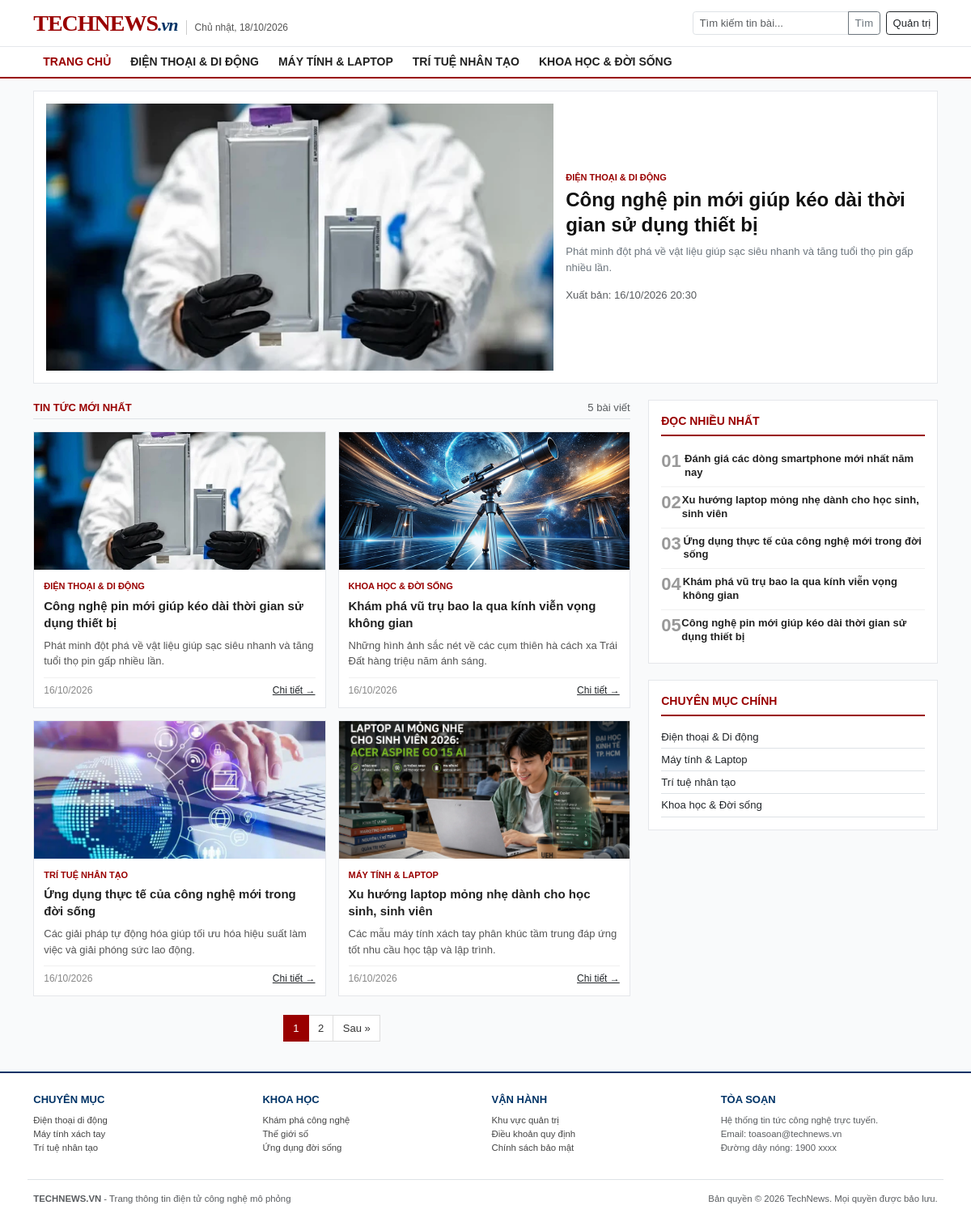
The page / on the database its author committed.
### tables this page shows
CREATE TABLE `categories` (
  `id` int(11) NOT NULL,
  `name` varchar(100) NOT NULL
);

CREATE TABLE `posts` (
  `id` int(11) NOT NULL,
  `category_id` int(11) NOT NULL,
  `title` varchar(255) NOT NULL,
  `summary` text NOT NULL,
  `content` longtext NOT NULL,
  `image` varchar(255) NOT NULL DEFAULT 'default.jpg',
  `created_at` datetime NOT NULL DEFAULT current_timestamp()
);

### index.php (the view, shortened to what this page needs)
<?php
require_once 'db.php';
$weekday_map = ['Chủ nhật', 'Thứ hai', 'Thứ ba', 'Thứ tư', 'Thứ năm', 'Thứ sáu', 'Thứ bảy'];
$today_text = $weekday_map[date('w')] . ', ' . date('d/m/Y');
$search = isset($_GET['search']) ? trim($_GET['search']) : '';
$cat_id = isset($_GET['cat_id']) ? (int)$_GET['cat_id'] : 0;
$where_clause = "";
$limit = 4;
$page = isset($_GET['page']) ? (int)$_GET['page'] : 1;
$sql_count = "SELECT COUNT(*) AS total FROM posts $where_clause";
$res_count = mysqli_query($conn, $sql_count);
$row_count = mysqli_fetch_assoc($res_count);
$total_records = $row_count['total'] ?? 0;
$total_pages = ceil($total_records / $limit);
$offset = ($page - 1) * $limit;
$sql_posts = "SELECT posts.*, categories.name AS cat_name
              FROM posts
              JOIN categories ON posts.category_id = categories.id
              $where_clause
              ORDER BY posts.id DESC
              LIMIT $offset, $limit";
$res_posts = mysqli_query($conn, $sql_posts);
$featured_post = null;
if (empty($search) && $cat_id == 0 && $page == 1) {
    $res_lead = mysqli_query($conn, "SELECT posts.*, categories.name AS cat_name
                                    FROM posts
                                    JOIN categories ON posts.category_id = categories.id
                                    ORDER BY posts.id DESC LIMIT 1");
    $featured_post = mysqli_fetch_assoc($res_lead);
}
$res_cats = mysqli_query($conn, "SELECT * FROM categories ORDER BY id ASC");
$all_cats = [];
if ($res_cats) {
    while ($c = mysqli_fetch_assoc($res_cats)) {
        $all_cats[] = $c;
    }
}
$res_popular = mysqli_query($conn, "SELECT id, title, created_at FROM posts ORDER BY id ASC LIMIT 5");
?>
<!DOCTYPE html>
<html lang="vi">
<head>
    <link href="https://cdn.jsdelivr.net/npm/bootstrap@5.3.0/dist/css/bootstrap.min.css" rel="stylesheet">
    <link href="css/style.css" rel="stylesheet">
</head>
<body>
    <div class="main-wrapper">
        <header class="site-header py-2">
            <div class="container d-flex justify-content-between align-items-center">
                <div class="d-flex align-items-baseline">
                    <a href="index.php" class="site-logo">TECHNEWS<span>.vn</span></a>
                    <span class="site-date d-none d-md-inline"><?= $today_text ?></span>
                </div>
                <div class="d-flex align-items-center gap-2">
                    <form action="index.php" method="GET" class="d-flex">
                        <div class="input-group input-group-sm">
                            <input type="text" name="search" class="form-control" placeholder="Tìm kiếm tin bài..." value="<?= htmlspecialchars($search) ?>">
                            <button class="btn btn-outline-secondary" type="submit">Tìm</button>
                        </div>
                    </form>
                    <a href="login.php" class="btn btn-sm btn-outline-dark">Quản trị</a>
                </div>
            </div>
        </header>
        <nav class="category-navbar mb-3">
            <div class="container">
                <ul class="nav">
                    <li class="nav-item">
                        <a class="nav-link <?= ($cat_id == 0) ? 'active' : '' ?>" href="index.php">Trang chủ</a>
                    </li>
                    <?php foreach ($all_cats as $cat): ?>
                        <li class="nav-item">
                            <a class="nav-link <?= ($cat_id == $cat['id']) ? 'active' : '' ?>"
                               href="index.php?cat_id=<?= $cat['id'] ?>"><?= htmlspecialchars($cat['name']) ?></a>
                        </li>
                    <?php endforeach; ?>
                </ul>
            </div>
        </nav>
        <div class="container mb-4">
            <?php if ($featured_post): ?>
                <div class="lead-article">
                    <div class="row g-3">
                        <div class="col-lg-7">
                            <img src="uploads/<?= !empty($featured_post['image']) ? $featured_post['image'] : 'default.jpg' ?>"
                                 class="lead-img" alt="Tiêu điểm" onerror="this.src='uploads/default.jpg'">
                        </div>
                        <div class="col-lg-5 d-flex flex-column justify-content-center">
                            <div class="article-category mb-1"><?= htmlspecialchars($featured_post['cat_name']) ?></div>
                            <h2 class="lead-article-title mb-2">
                                <a href="detail.php?id=<?= $featured_post['id'] ?>">
                                    <?= htmlspecialchars($featured_post['title']) ?>
                                </a>
                            </h2>
                            <p class="text-secondary small mb-3"><?= htmlspecialchars($featured_post['summary']) ?></p>
                            <div class="small text-muted">
                                Xuất bản: <?= date('d/m/Y H:i', strtotime($featured_post['created_at'])) ?>
                            </div>
                        </div>
                    </div>
                </div>
            <?php endif; ?>
            <div class="row g-4">
                <div class="col-lg-8">
                    <div class="d-flex justify-content-between align-items-center border-bottom pb-1 mb-3">
                        <span class="fw-bold text-uppercase" style="color: var(--primary-red); font-size: 13px;">
                            <?= !empty($search) ? 'Kết quả tìm kiếm' : 'Tin tức mới nhất' ?>
                        </span>
                        <span class="text-muted small"><?= $total_records ?> bài viết</span>
                    </div>
                    <div class="row g-3">
                        <?php if ($res_posts && mysqli_num_rows($res_posts) > 0): ?>
                            <?php while ($row = mysqli_fetch_assoc($res_posts)): ?>
                                <div class="col-md-6">
                                    <div class="article-item">
                                        <img src="uploads/<?= !empty($row['image']) ? $row['image'] : 'default.jpg' ?>"
                                             class="article-thumb" alt="Hình ảnh" onerror="this.src='uploads/default.jpg'">
                                        <div class="article-body">
                                            <a href="index.php?cat_id=<?= $row['category_id'] ?>" class="article-category">
                                                <?= htmlspecialchars($row['cat_name']) ?>
                                            </a>
                                            <div class="article-title">
                                                <a href="detail.php?id=<?= $row['id'] ?>">
                                                    <?= htmlspecialchars($row['title']) ?>
                                                </a>
                                            </div>
                                            <div class="article-desc">
                                                <?= htmlspecialchars($row['summary']) ?>
                                            </div>
                                            <div class="article-meta">
                                                <span><?= date('d/m/Y', strtotime($row['created_at'])) ?></span>
                                                <a href="detail.php?id=<?= $row['id'] ?>" class="float-end text-dark">Chi tiết &rarr;</a>
                                            </div>
                                        </div>
                                    </div>
                                </div>
                            <?php endwhile; ?>
                        <?php else: ?>
                            <div class="col-12 text-center py-4 bg-white border">
                                <p class="text-muted m-0">Không có bài viết nào trong mục này.</p>
                            </div>
                        <?php endif; ?>
                    </div>
                    <?php if ($total_pages > 1): ?>
                        <nav class="mt-4">
                            <ul class="pagination justify-content-center">
                                <?php for ($i = 1; $i <= $total_pages; $i++): ?>
                                    <li class="page-item <?= ($i == $page) ? 'active' : '' ?>">
                                        <a class="page-link" href="index.php?page=<?= $i ?>&search=<?= urlencode($search) ?>&cat_id=<?= $cat_id ?>"><?= $i ?></a>
                                    </li>
                                <?php endfor; ?>
                                <?php if ($page < $total_pages): ?>
                                    <li class="page-item">
                                        <a class="page-link" href="index.php?page=<?= $page + 1 ?>&search=<?= urlencode($search) ?>&cat_id=<?= $cat_id ?>">Sau &raquo;</a>
                                    </li>
                                <?php endif; ?>
                            </ul>
                        </nav>
                    <?php endif; ?>
                </div>
                <div class="col-lg-4">
                    <div class="sidebar-panel">
                        <div class="panel-header">Đọc nhiều nhất</div>
                        <?php $rank = 1; ?>
                        <?php while ($pop = mysqli_fetch_assoc($res_popular)): ?>
                            <div class="ranking-item">
                                <div class="ranking-num">0<?= $rank++ ?></div>
                                <div class="ranking-title">
                                    <a href="detail.php?id=<?= $pop['id'] ?>"><?= htmlspecialchars($pop['title']) ?></a>
                                </div>
                            </div>
                        <?php endwhile; ?>
                    </div>
                    <div class="sidebar-panel">
                        <div class="panel-header">Chuyên mục chính</div>
                        <ul class="list-unstyled m-0">
                            <?php foreach ($all_cats as $cat): ?>
                                <li class="py-1 border-bottom d-flex justify-content-between">
                                    <a href="index.php?cat_id=<?= $cat['id'] ?>" class="text-dark small text-decoration-none">
                                        <?= htmlspecialchars($cat['name']) ?>
                                    </a>
                                </li>
                            <?php endforeach; ?>
                        </ul>
                    </div>
                </div>
            </div>
        </div>
    </div>
    <footer class="site-footer pt-4 pb-3">
        <div class="container">
            <div class="row row-cols-2 row-cols-md-4 g-3 pb-3 mb-3 border-bottom">
                <div>
                    <div class="footer-section-title">Chuyên mục</div>
                    <ul class="list-unstyled small">
                        <li><a href="index.php?cat_id=1">Điện thoại di động</a></li>
                        <li><a href="index.php?cat_id=2">Máy tính xách tay</a></li>
                        <li><a href="index.php?cat_id=3">Trí tuệ nhân tạo</a></li>
                    </ul>
                </div>
                <div>
                    <div class="footer-section-title">Khoa học</div>
                    <ul class="list-unstyled small">
                        <li><a href="index.php?cat_id=4">Khám phá công nghệ</a></li>
                        <li><a href="index.php">Thế giới số</a></li>
                        <li><a href="index.php">Ứng dụng đời sống</a></li>
                    </ul>
                </div>
                <div>
                    <div class="footer-section-title">Vận hành</div>
                    <ul class="list-unstyled small">
                        <li><a href="login.php">Khu vực quản trị</a></li>
                        <li><a href="index.php">Điều khoản quy định</a></li>
                        <li><a href="index.php">Chính sách bảo mật</a></li>
                    </ul>
                </div>
                <div>
                    <div class="footer-section-title">Tòa soạn</div>
                    <p class="small text-muted mb-0">
                        Hệ thống tin tức công nghệ trực tuyến.<br>
                        Email: toasoan@technews.vn<br>
                        Đường dây nóng: 1900 xxxx
                    </p>
                </div>
            </div>
            <div class="d-flex flex-wrap justify-content-between align-items-center small text-muted">
                <div>
                    <strong>TECHNEWS.VN</strong> - Trang thông tin điện tử công nghệ mô phỏng
                </div>
                <div>
                    Bản quyền &copy; 2026 TechNews. Mọi quyền được bảo lưu.
                </div>
            </div>
        </div>
    </footer>
</body>
</html>

### rows shown on the page
categories: name "ĐIỆN THOẠI & DI ĐỘNG", name "Điện thoại & Di động"
categories: name "MÁY TÍNH & LAPTOP", name "Máy tính & Laptop"
categories: name "TRÍ TUỆ NHÂN TẠO", name "Trí tuệ nhân tạo"
categories: name "KHOA HỌC & ĐỜI SỐNG", name "Khoa học & Đời sống"
posts: image (picture), category.name "ĐIỆN THOẠI & DI ĐỘNG", title "Công nghệ pin mới giúp kéo dài thời gian sử dụng thiết bị", summary "Phát minh đột phá về vật liệu giúp sạc siêu nhanh và tăng tuổi thọ pin gấp nhiều lần.", created_at "16/10/2026 20:30", created_at "16/10/2026"
posts: image (picture), category.name "KHOA HỌC & ĐỜI SỐNG", title "Khám phá vũ trụ bao la qua kính viễn vọng không gian", summary "Những hình ảnh sắc nét về các cụm thiên hà cách xa Trái Đất hàng triệu năm ánh sáng.", created_at "16/10/2026"
posts: image (picture), category.name "TRÍ TUỆ NHÂN TẠO", title "Ứng dụng thực tế của công nghệ mới trong đời sống", summary "Các giải pháp tự động hóa giúp tối ưu hóa hiệu suất làm việc và giải phóng sức lao động.", created_at "16/10/2026"
posts: image (picture), category.name "MÁY TÍNH & LAPTOP", title "Xu hướng laptop mỏng nhẹ dành cho học sinh, sinh viên", summary "Các mẫu máy tính xách tay phân khúc tầm trung đáp ứng tốt nhu cầu học tập và lập trình.", created_at "16/10/2026"
posts: title "Đánh giá các dòng smartphone mới nhất năm nay"

### other values the page prints
$total_records "5"
